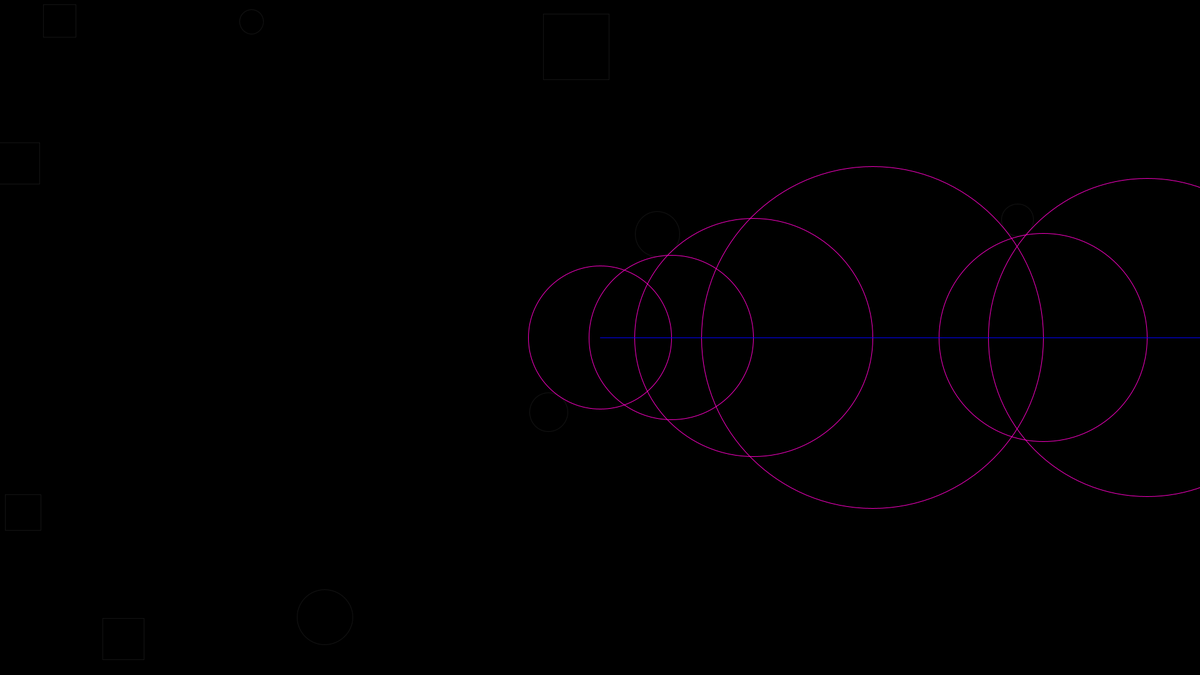
Frame 1 (no input)
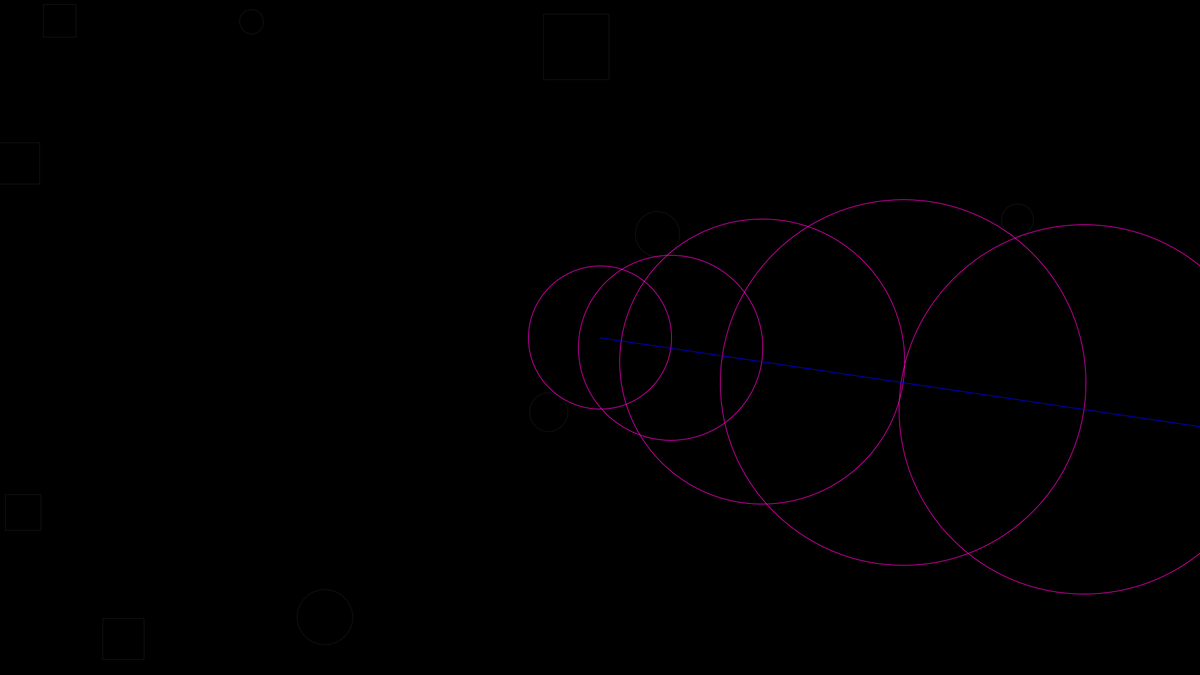
Frame 60 (the mouse pressed at the canvas centre just before this capture)
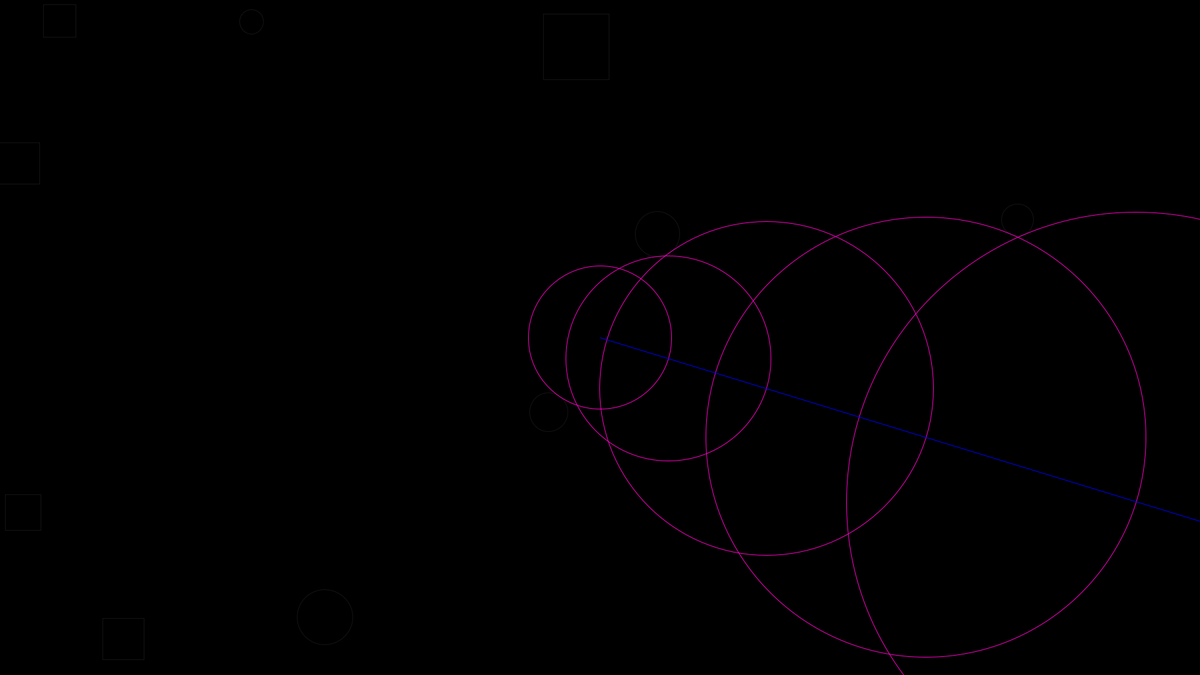
Frame 120 (the mouse held since frame 60 and released just before this capture)

The Processing sketch that drew these frames (run headless with seeded random() and noise(); from frame 60 on, the mouse is pressed at the canvas centre):

// Processing sketch: Ray_Marching
// ── Ray_Marching.pde

Boundry[] stuff;

PVector[] glow = new PVector[0];
Ray ray;

void setup() {
size(1920, 1080);
stuff = new Boundry[10];

ray = new Ray(width/2, height/2, 0);
for (int i = 0; i < 5; i++) {
  float r = random(15, 60);
  float x = random(r, width - r);
  float y = random(r, height - r);
  float s = 0;
  stuff[i] = new Boundry(x, y, r, s);
}
for (int i = 5; i < 10; i++) {
  float r = 0;
  float x = random(r, width - r);
  float y = random(r, height - r);
  float s = random(15, 60);
  stuff[i] = new Boundry(x, y, r, s);
  
  }

}


void draw() {
  background(0);

  for (Boundry s : stuff) {
  s.Display();
  }

  ray.march(stuff);
  ray.rotate(0.0025);
  
  for (PVector v : glow) {
    stroke(255);
    strokeWeight(2);
    point(v.x, v.y);
  }
}

float signedDistance(PVector a, Boundry b) {
  float d = dist(a.x, a.y, b.pos.x, b.pos.y);
  return d - b.r;
}

float signedDistanceSquare(PVector a, Boundry b) { //

  float offsetx = abs(b.x - a.x) - b.s;
  float offsety = abs(b.y - a.y) - b.s;
  PVector offset = new PVector(offsetx, offsety);
  PVector max = new PVector(max(offset.x, 0), max(offset.y, 0));
  float unsigned = length(max);
  
  PVector min = new PVector(min(offset.x, 0), min(offset.y, 0));

  float Insidex = max(min.x, 0);
  float Insidey = max(min.y, 0);
  float inside = (Insidex + Insidey);

  return unsigned + inside;

}
float length(PVector v) {
  return sqrt(v.x * v.x + v.y * v.y);
}

// ── Boundry.pde


class Boundry {
  float x;
  float y;
  float r;
  float s;
  PVector pos;
  
  
Boundry(float xtemp, float ytemp,float rtemp, float stemp) {
  x = xtemp;
  y = ytemp;
  r = rtemp;
  s = stemp;
  pos = new PVector(x, y);

}

void Display() {
  if (this.r == 0) {
  noFill();
  stroke(255, 20);
  rect(pos.x - s, pos.y - s, s+s, s+s);
  }else if (s == 0){
  noFill();
  stroke(255, 20);
  ellipse(pos.x, pos.y, r+r, r+r);
  }
}
}

// ── ray.pde
class Ray {
  float x;
  float y;
  float angle;
  PVector pos;
  
  Ray(float xtemp, float ytemp, float angletemp) {
    x = xtemp;
    y = ytemp;
    pos = new PVector(x, y);
    angle = angletemp;
  }
  
  void rotate(float offset) {
    this.angle += offset;
  }
  
  float d;
  void march(Boundry[] stuff) {

    PVector current = this.pos.copy();
    while (true) {
    float record = 1000000000;
    for (Boundry circle : stuff) {

      if (circle.s == 0){
      d = signedDistance(current, circle);
      }
      else if (circle.r == 0) {
      d = signedDistanceSquare(current, circle);
      }
      if (d < record) {
        record = d;
      }
    }
    if (record < 1) {
      glow = (PVector[]) append(glow, current);
      break;
    }
  
    
    PVector v = PVector.fromAngle(this.angle);
    v.setMag(record);

    
    push();
    stroke(255, 0, 200);
    noFill();
    translate(current.x, current.y);
    ellipse(0, 0, record * 2, record * 2);
    //line(0, 0, v.x, v.y);
    pop();
    current.add(v);
    
    if (offScreen(current)) {
      break;
    }
    }
    stroke(0,0,255);
    line(this.pos.x, this.pos.y, current.x, current.y);
  }
  
  
  boolean offScreen(PVector v) {
    return (v.x < 0 || v.x > width || v.y < 0 || v.y > height);
  }
  
}
